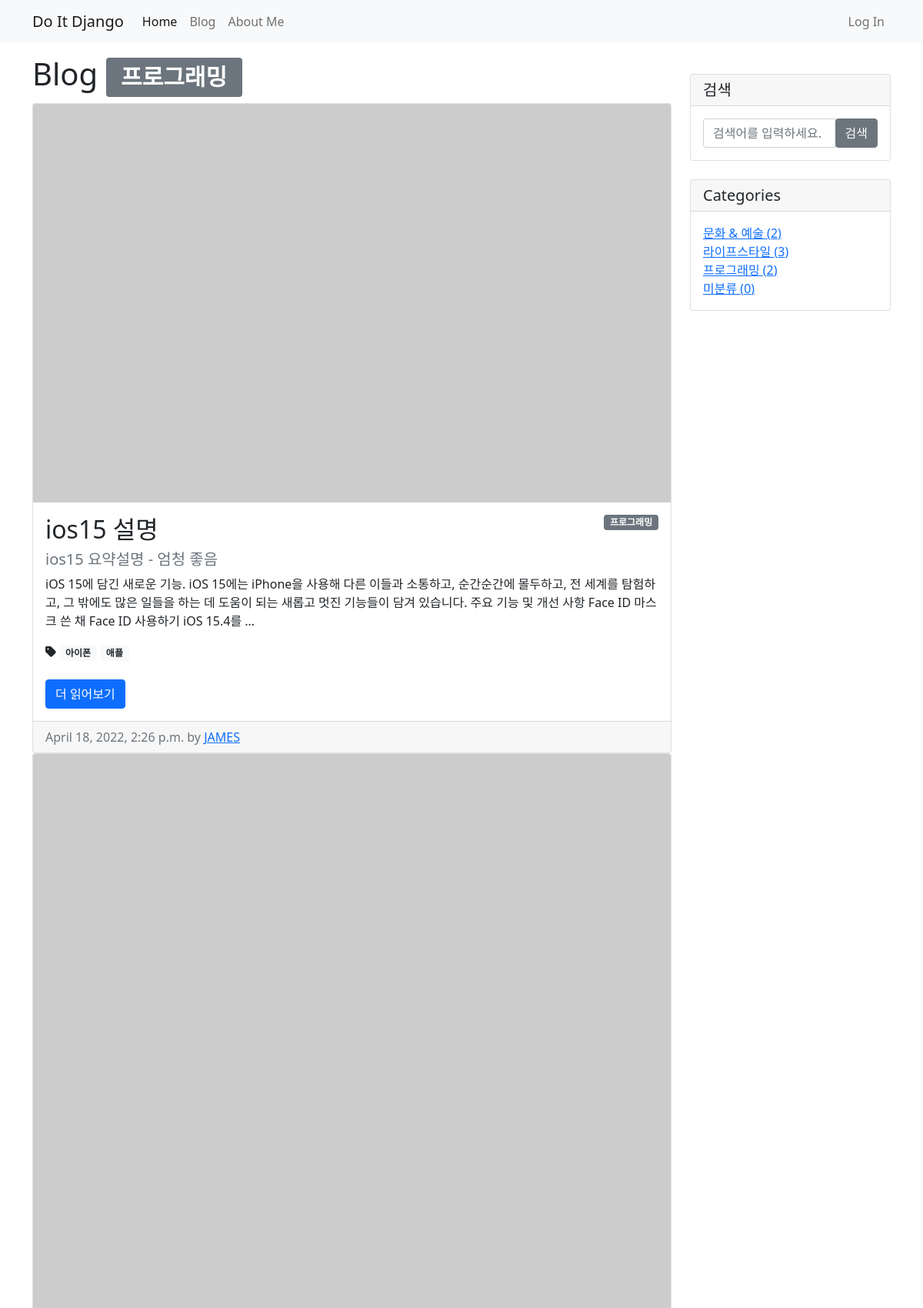
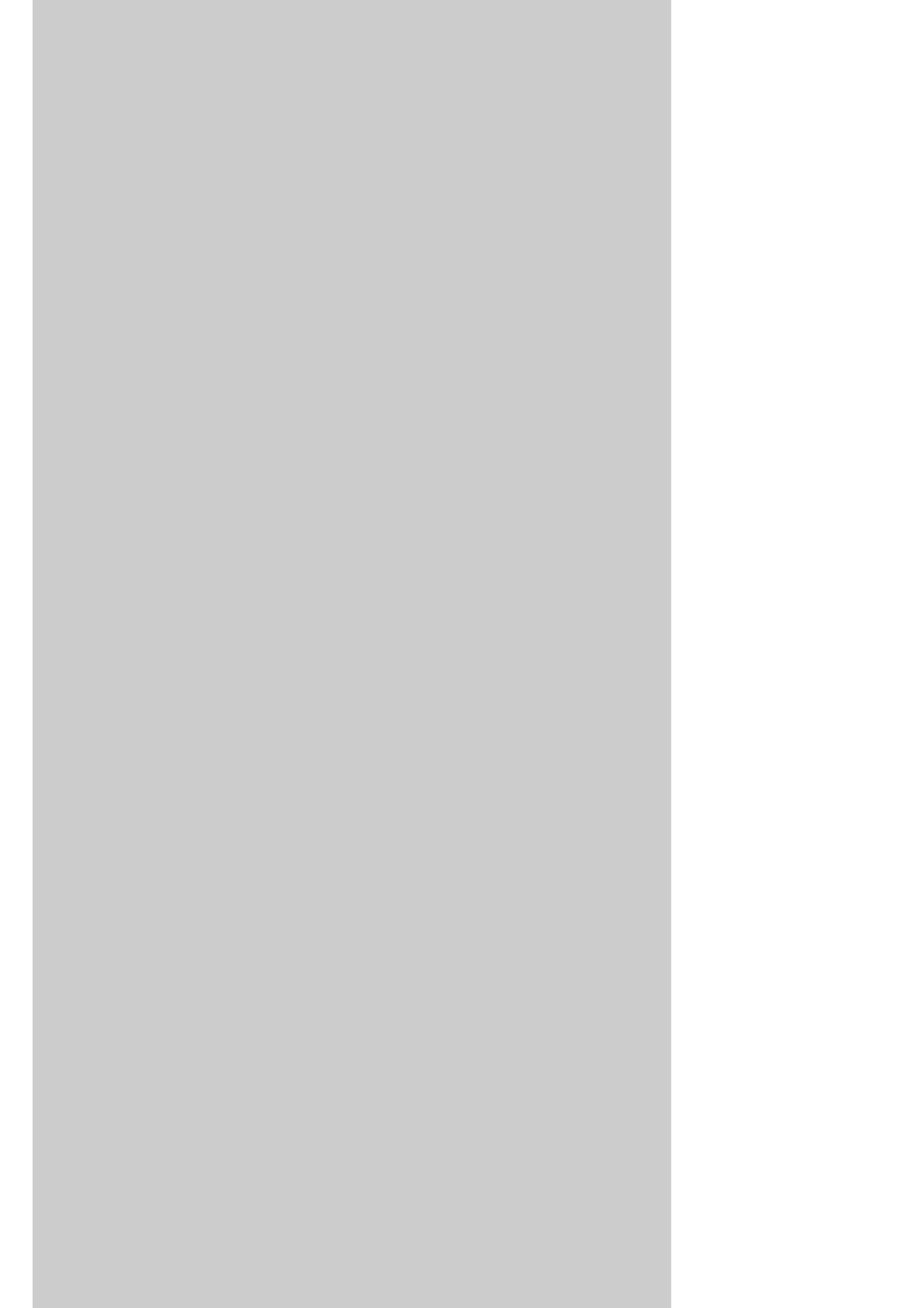
The app's page /blog/category/프로그래밍/ (upper part) with its own data (2 pictures, top to bottom).
### blog/models.py (models this page shows, shortened)
class Category(models.Model) :
    name = models.CharField(max_length = 50, unique = True)
    slug = models.SlugField(max_length = 200, unique = True, allow_unicode = True)
    def __str__(self) :
        return self.name
    def get_absolute_url(self):
        return f'/blog/category/{self.slug}/'
    class Meta :
        verbose_name_plural = 'Categories'

class Post(models.Model) :
    title = models.CharField(max_length = 30)
    hook_text = models.CharField(max_length = 100, blank = True)
    content = models.TextField()
    head_imag = models.ImageField(upload_to = 'blog/images/%Y/%m/%d/', blank = True)
    file_upload = models.FileField(upload_to = 'blog/files/%Y/%m/%d/', blank = True)
    create_at = models.DateTimeField(auto_now_add = True)
    update_at = models.DateTimeField(auto_now = True)
    author = models.ForeignKey(User, on_delete = models.SET_NULL, null = True)
    category = models.ForeignKey(Category, null = True, blank = True, on_delete = models.SET_NULL)
    tag = models.ManyToManyField(Tag, blank = True)
    def get_absolute_url(self) :
        return f'/blog/{self.pk}/'

class Tag(models.Model) :
    name = models.CharField(max_length = 50, unique = True)
    slug = models.SlugField(max_length = 200, unique = True, allow_unicode = True)
    def __str__(self) :
        return self.name
    def get_absolute_url(self):
        return f'/blog/tag/{self.slug}/'

### blog/views.py (the view)
# urls.py: path('category/<str:slug>/', views.category_page),
def category_page(request, slug) :
    if slug == 'no_category' :
        category = '미분류'
        post_list = Post.objects.filter(category = None)
    else :
        category = Category.objects.get(slug = slug)
        post_list = Post.objects.filter(category = category)
    return render(
        request,
        'blog/post_list.html',
        {
            'post_list' : post_list,
            'categories' : Category.objects.all(),
            'no_category_post_count' : Post.objects.filter(category = None).count(),
            'category' : category,
        }
    )

### blog/templates/blog/post_list.html (shortened to what this page needs)
{% extends 'blog/base.html' %}
{% block main-area %}
    <h1>
        Blog
        {% if category %}<span class = "badge bg-secondary">{{ category }}</span>{% endif %}
    </h1>
    {% if post_list.exists %}
        {% for p in post_list %}
            <div class = "card md-4" id = "post-{{ p.pk }}">
                {% if p.head_imag %}
                    <img src="{{ p.head_imag.url }}" class="card-img-top" alt="{{ p }} head img">
                {% else %}
                    <img src="https://picsum.photos/seed/{{ p.id }}/800/500" class="card-img-top" alt="random image">
                {% endif %}
                <div class = "card-body">
                    {% if p.category %}
                        <span class = "badge bg-secondary" style = "float:right;">{{ p.category }}</span>
                    {% else %}
                        <span class = "badge bg-secondary" style = "float:right;">미분류</span>
                    {% endif %}
                    <h2 class = "card-title">{{ p.title }}</h2>
                    {% if p.hook_text %}
                        <h5 class="text-muted">{{ p.hook_text }}</h5>
                    {% endif %}
                    <p class="card-text">{{ p.content | truncatewords:45 }}</p>
                    {% if p.tag.exists %}
                        <i class = "fas fa-tag"></i>
                        {% for tag in p.tag.iterator %}
                            <a href = "{{ tag.get_absolute_url }}"><span class = "badge bg-light text-dark">{{ tag }}</span></a>
                        {% endfor %}
                    {% endif %}
                    <a class="btn btn-primary" href = "{{ p.get_absolute_url }}">더 읽어보기</a>
                </div>
                <div class = "card-footer text-muted">
                    {{ p.create_at }} by
                    <a href = "#">{{ p.author | upper }}</a>
                </div>
            </div>
        {% endfor %}
    {% else %}
        <h3>아직 게시물이 없습니다.</h3>
    {% endif %}
{% endblock %}

### blog/templates/blog/base.html (shortened to what this page needs)
<!DOCTYPE html>
{% load static %}
<html>
    <head>
        <link rel="stylesheet" href="{% static 'blog/bootstrap4/bootstrap.min.css' %}" media="screen">
    </head>
    <body>
        {% include 'blog/navbar.html' %}
        <div class = "container my-3">
            <div class = "row">
                <div class = "col-md-8 col-lg-9", id = "main-area">
                    {% block main-area %}
                    {% endblock %}
                </div>
                <div class = "col-md-4 col-lg-3">
                    <div class = "card my-4">
                        <h5 class = "card-header">검색</h5>
                        <div class = "card-body">
                            <div class = "input-group">
                                <input type = "text" class = "form-control" placeholder = "검색어를 입력하세요.">
                                <span class = "input-group-append">
                                    <button class= " btn btn-secondary" type = "button">검색</span>
                            </div>
                        </div>
                    </div>
                    <div class = "card my-4" id = 'categories-card'>
                        <h5 class = "card-header">Categories</h5>
                        <div class = "card-body">
                            <div class = "row">
                                <div class = "list-unstyled mb-0">
                                    {% for category in categories %}
                                    <li>
                                        <a href = "{{ category.get_absolute_url }}">{{ category }} ({{ category.post_set.count }})</a>
                                    </li>
                                    {% endfor %}
                                    <li>
                                        <a href = "/blog/category/no_category/">미분류 ({{ no_category_post_count }})</a>
                                    </li>
                                </div>
                            </div>
                </div>
            </div>
        </div>
    </body>
</html>

### records on screen
Category: name "프로그래밍", post_set.count "2"
Post: category "프로그래밍", title "ios15 설명", hook_text "ios15 요약설명 - 엄청 좋음", content "iOS 15에 담긴 새로운 기능. iOS 15에는 iPhone을 사용해 다른 이들과 소통하고, 순간순간에 몰두하고, 전 세계를 탐험하고, 그 밖에도 많은 일들을 하는 데 도움이 되는 새롭고 멋진 기능들이 담겨 있습니다. 주요 기능 및 개선 사항 Face ID 마스크 쓴 채 Face ID 사용하기 iOS 15.4를 …", create_at "April 18, 2022, 2:26 p.m.", author "JAMES"
Tag: name "아이폰"
Tag: name "애플"
Category: name "문화 & 예술", post_set.count "2"
Category: name "라이프스타일", post_set.count "3"

### other values on screen
{{ no_category_post_count }} "0"
